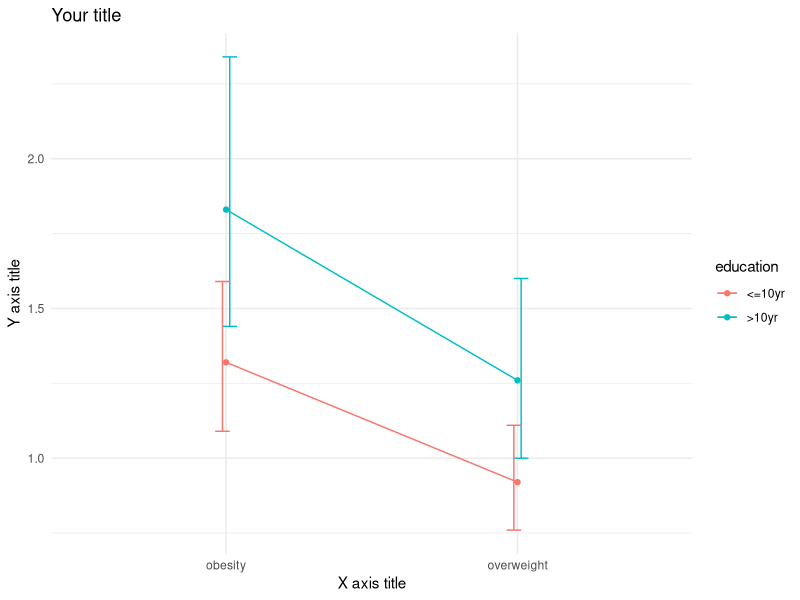

The R script that drew this image:
# connected line plot 

d <- data.frame(education = c(">10yr", ">10yr", "<=10yr", "<=10yr"), 
                weight = c("overweight", "obesity", "overweight", "obesity"), 
                rr = c(1.26, 1.83, 0.92, 1.32), 
                lower = c(1, 1.44, 0.76, 1.09), 
                upper = c(1.6, 2.34, 1.11, 1.59))
d
# different color for education
# line for weight 


library(ggplot2)

p <- ggplot(data = d, aes(x = weight, y = rr, group = education, 
                          color = education))
p <- p + geom_line() 
p <- p + geom_point()
p <- p + geom_errorbar(aes(ymin = lower, ymax = upper), 
                       width = 0.1,
                       position = position_dodge(0.05))
p <- p + theme_minimal()
p <- p + labs(title = "Your title", 
              x = "X axis title", 
              y = "Y axis title")
p
